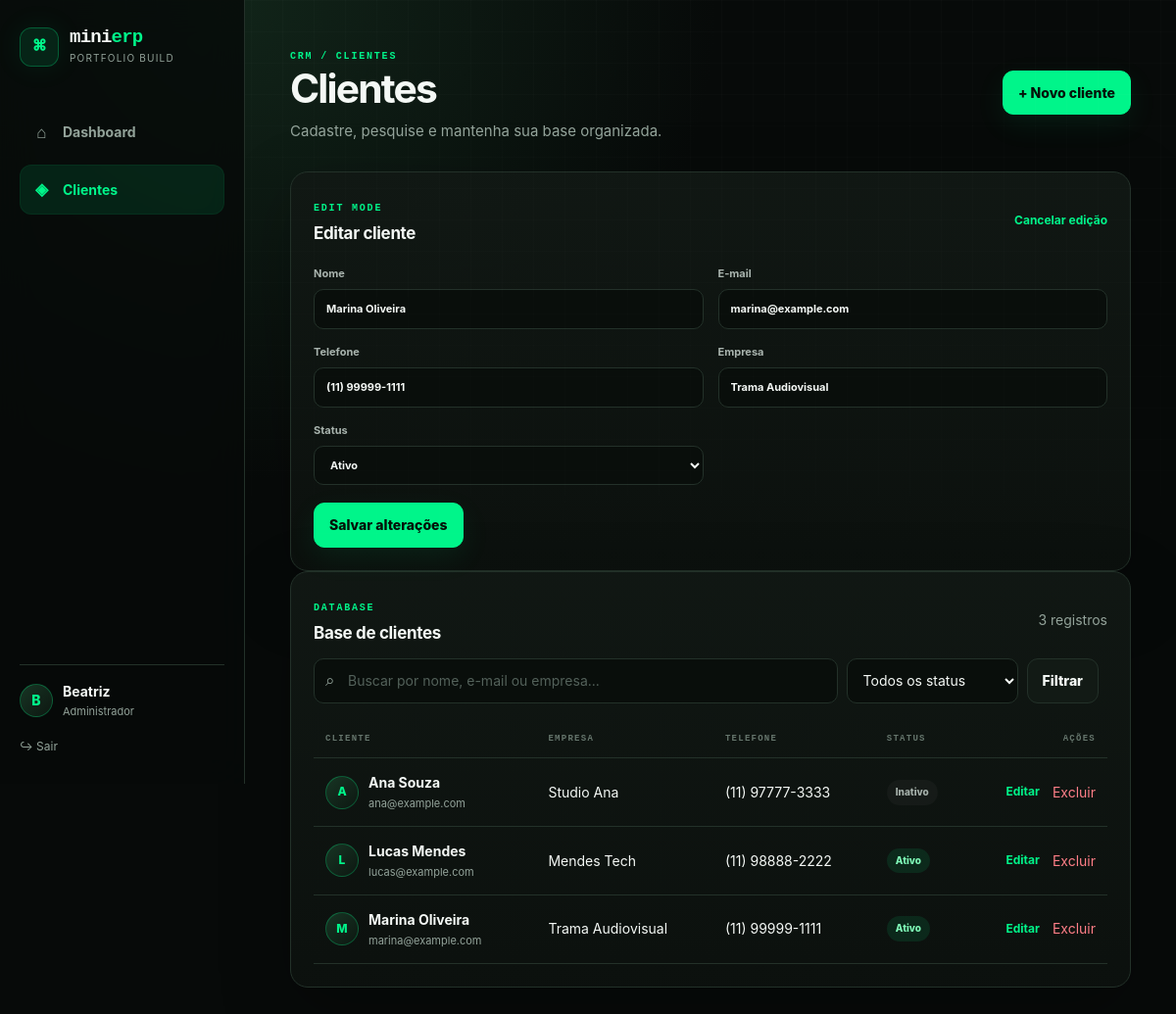
The page /clients.php?edit=1 (signed in) on the database its author committed.
### tables this page shows
CREATE TABLE IF NOT EXISTS clients (
    id INT UNSIGNED AUTO_INCREMENT PRIMARY KEY,
    name VARCHAR(150) NOT NULL,
    email VARCHAR(150) NOT NULL,
    phone VARCHAR(30) NULL,
    company VARCHAR(150) NULL,
    status ENUM('active', 'inactive') NOT NULL DEFAULT 'active',
    created_at TIMESTAMP DEFAULT CURRENT_TIMESTAMP,
    updated_at TIMESTAMP DEFAULT CURRENT_TIMESTAMP ON UPDATE CURRENT_TIMESTAMP,
    INDEX idx_clients_status (status),
    INDEX idx_clients_name (name)
);

### src/bootstrap.php (called while the page is built, shortened)
<?php
function e(?string $value): string
{
    return htmlspecialchars($value ?? '', ENT_QUOTES, 'UTF-8');
}

### public/clients.php (the view, shortened to what this page needs)
<?php
require dirname(__DIR__) . '/src/bootstrap.php';
$pdo = db();
$edit = null;
if (isset($_GET['edit'])) {
    $stmt = $pdo->prepare('SELECT * FROM clients WHERE id = ?');
    $stmt->execute([(int) $_GET['edit']]);
    $edit = $stmt->fetch() ?: null;
}
$search = trim($_GET['q'] ?? '');
$page = max(1, (int) ($_GET['page'] ?? 1));
$perPage = 8;
$where = [];
$params = [];
$whereSql = $where ? ' WHERE ' . implode(' AND ', $where) : '';
$countStmt = $pdo->prepare("SELECT COUNT(*) FROM clients{$whereSql}");
$countStmt->execute($params);
$totalFiltered = (int) $countStmt->fetchColumn();
$totalPages = max(1, (int) ceil($totalFiltered / $perPage));
$page = min($page, $totalPages);
$offset = ($page - 1) * $perPage;
$listStmt = $pdo->prepare("SELECT * FROM clients{$whereSql} ORDER BY id DESC LIMIT :limit OFFSET :offset");
$listStmt->bindValue(':limit', $perPage, PDO::PARAM_INT);
$listStmt->bindValue(':offset', $offset, PDO::PARAM_INT);
$listStmt->execute();
$clients = $listStmt->fetchAll();
?>
<!doctype html>
<html lang="pt-BR">
<head>
    <title>Mini ERP • Clientes</title><link rel="stylesheet" href="/assets/style.css">
</head>
<body>
<div class="app-shell">
    <aside class="sidebar">
        <div>
            <a class="brand" href="/index.php"><span class="brand-mark">⌘</span><span><strong>mini<span>erp</span></strong><small>portfolio build</small></span></a>
            <nav class="side-nav" aria-label="Navegação principal"><a href="/index.php"><span>⌂</span> Dashboard</a><a class="active" href="/clients.php"><span>◈</span> Clientes</a></nav>
        </div>
        <div class="sidebar-footer"><div class="profile-mini"><div class="avatar"><?= e(strtoupper(substr($_SESSION['user']['name'] ?? 'B', 0, 1))) ?></div><div><strong><?= e($_SESSION['user']['name'] ?? 'Usuário') ?></strong><small>Administrador</small></div></div><a class="logout-link" href="/logout.php">↪ Sair</a></div>
    </aside>
    <main class="main-content">
        <header class="topbar compact-topbar">
            <div><span class="eyebrow">CRM / CLIENTES</span><h1>Clientes</h1><p>Cadastre, pesquise e mantenha sua base organizada.</p></div>
            <a class="button" href="#novo-cliente">+ Novo cliente</a>
        </header>
        <section id="novo-cliente" class="panel form-panel">
            <div class="panel-head"><div><span class="eyebrow"><?= $edit ? 'EDIT MODE' : 'QUICK CREATE' ?></span><h2><?= $edit ? 'Editar cliente' : 'Novo cliente' ?></h2></div><?php if ($edit): ?><a class="text-link" href="/clients.php">Cancelar edição</a><?php endif; ?></div>
            <form class="grid-form" method="post">
                <label>Nome<input name="name" required placeholder="Ex.: Marina Oliveira" value="<?= e($edit['name'] ?? '') ?>"></label>
                <label>E-mail<input name="email" type="email" required placeholder="marina@empresa.com" value="<?= e($edit['email'] ?? '') ?>"></label>
                <label>Telefone<input name="phone" placeholder="(11) 99999-9999" value="<?= e($edit['phone'] ?? '') ?>"></label>
                <label>Empresa<input name="company" placeholder="Nome da empresa" value="<?= e($edit['company'] ?? '') ?>"></label>
                <label>Status<select name="status"><option value="active" <?= (($edit['status'] ?? 'active') === 'active') ? 'selected' : '' ?>>Ativo</option></select></label>
                <div class="form-actions"><button class="button" type="submit"><?= $edit ? 'Salvar alterações' : 'Cadastrar cliente' ?></button></div>
            </form>
        </section>
        <section class="panel">
            <div class="panel-head table-title"><div><span class="eyebrow">DATABASE</span><h2>Base de clientes</h2></div><span class="muted"><?= $totalFiltered ?> registro<?= $totalFiltered === 1 ? '' : 's' ?></span></div>
            <form class="filters" method="get">
                <div class="search-box"><span>⌕</span><input name="q" value="<?= e($search) ?>" placeholder="Buscar por nome, e-mail ou empresa..."></div>
                <select name="status"><option value="">Todos os status</option></select>
                <button class="button ghost-dark" type="submit">Filtrar</button>
            </form>
            <div class="table-wrap">
                <table>
                    <thead><tr><th>Cliente</th><th>Empresa</th><th>Telefone</th><th>Status</th><th class="align-right">Ações</th></tr></thead>
                    <tbody>
                    <?php if (!$clients): ?><tr><td colspan="5" class="empty"><strong>Nenhum cliente encontrado.</strong><span>Tente outro termo de busca ou cadastre um novo cliente.</span></td></tr><?php else: ?>
                        <?php foreach ($clients as $client): ?>
                        <tr>
                            <td><div class="client-cell"><span class="client-avatar"><?= e(strtoupper(substr($client['name'], 0, 1))) ?></span><div><strong><?= e($client['name']) ?></strong><small><?= e($client['email']) ?></small></div></div></td>
                            <td><?= e($client['company'] ?: '—') ?></td><td><?= e($client['phone'] ?: '—') ?></td>
                            <td><span class="badge <?= e($client['status']) ?>"><?= $client['status'] === 'active' ? 'Ativo' : 'Inativo' ?></span></td>
                            <td><div class="actions"><a href="?edit=<?= (int) $client['id'] ?>#novo-cliente">Editar</a><form method="post" onsubmit="return confirm('Remover este cliente?')"><button type="submit">Excluir</button></form></div></td>
                        </tr>
                        <?php endforeach; ?>
                    <?php endif; ?>
                    </tbody>
                </table>
            </div>
        </section>
    </main>
</div>
</body>
</html>

### rows shown on the page
clients: name "Marina Oliveira", email "marina@example.com", phone "(11) 99999-1111", company "Trama Audiovisual", status "Ativo", name "M"
clients: name "A", name "Ana Souza", email "ana@example.com", company "Studio Ana", phone "(11) 97777-3333", status "Inativo"
clients: name "L", name "Lucas Mendes", email "lucas@example.com", company "Mendes Tech", phone "(11) 98888-2222", status "Ativo"

### other values the page prints
substr($_SESSION['user']['name'] ?? 'B', 0, 1) "B"
$_SESSION['user']['name'] "Beatriz"
$totalFiltered "3"
